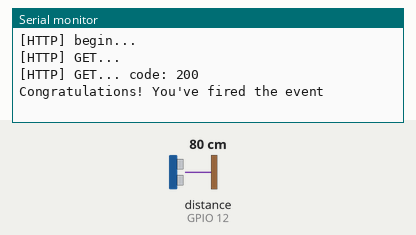
Recording of a sketch running on a simulated ESP32. Shown: the last lines printed to the serial monitor. Wiring (inferred from the names in the program): ultrasonic range finder: trigger GPIO 14; echo GPIO 12. The inputs (shaded band) are chosen by the test bench; at power-on: distance to the obstacle (sensor on GPIO 12) 80 cm. The echo pulse lasts 58.3 µs per cm; WiFi joins after 1.5 s; servers stay silent unless stated; web services answer with replies made up by the test bench.

Above: at 2.7 s.
2.8 s: distance to the obstacle (sensor on GPIO 12) set to 2 cm
At 2.89 s:
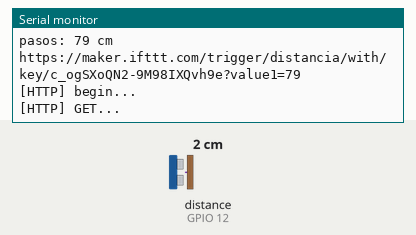
4.5 s: distance to the obstacle (sensor on GPIO 12) set to 4 cm
At 5.3 s:
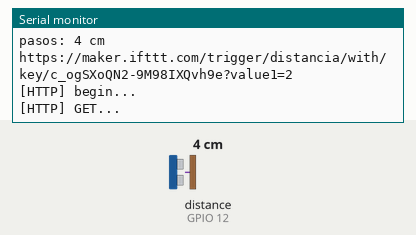
Timing chart, 0 to 7.5 s (numbered marks = the images above; inputs shaded):
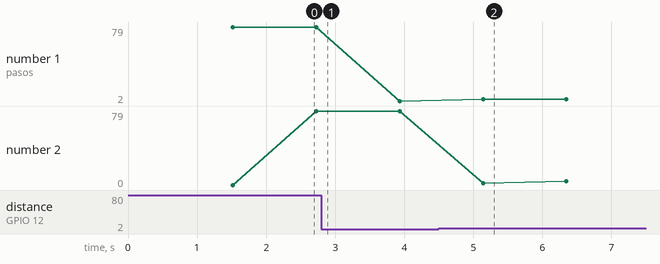

Measured:
- after the input at 4.5 s, the serial monitor: prints a new line after 0.64 s (image 2)
- plotted number 1: 2 → 4 after the input at 4.5 s
- plotted number 2: 79 → 4 after the input at 4.5 s

The sketch:

proyecto_google_sheets.ino
```cpp
#include <WiFi.h>
#include <HTTPClient.h>

#define trigPin 14  // Conecta Trig del sensor HC-SR04 a D32 en el ESP32
#define echoPin 12  // Conecta Echo del sensor HC-SR04 a D34 en el ESP32

const char *ssid = "Ejemplo";
const char *password = "contraseña";

String server = "https://maker.ifttt.com";
String eventName = "distancia";
String IFTTT_Key = "c_ogSXoQN2-9M98IXQvh9e";

int distancia = 0;

void setup() {
  Serial.begin(115200);
  delay(10);

  WiFi.begin(ssid, password);

  while (WiFi.status() != WL_CONNECTED) {
    delay(500);
    Serial.print(".");
  }

  if (WiFi.status() == WL_CONNECTED) {
    Serial.println("");
    Serial.println("WiFi Conectada.");
  } else {
    Serial.println("");
    Serial.println("Error al conectar a la red WiFi. Por favor verifica tus credenciales o la conexión.");
  }

  pinMode(trigPin, OUTPUT);
  pinMode(echoPin, INPUT);
}

void sendDataToSheet() {
  String url = "https://maker.ifttt.com/trigger/" + eventName + "/with/key/" + IFTTT_Key + "?value1=" + String(distancia) ;
  Serial.println(url);

  // Comienza a enviar datos a IFTTT
  HTTPClient http;
  Serial.print("[HTTP] begin...\n");
  http.begin(url); // HTTP

  Serial.print("[HTTP] GET...\n");
  // Iniciar la conexión y enviar la cabecera HTTP
  int httpCode = http.GET();
  // httpCode será negativo en caso de error
  if (httpCode > 0) {
    // La cabecera HTTP ha sido enviada y se ha manejado la respuesta del servidor
    Serial.printf("[HTTP] GET... code: %d\n", httpCode);
    // Archivo encontrado en el servidor
    if (httpCode == HTTP_CODE_OK) {
      String payload = http.getString();
      Serial.println(payload);
    }
  } else {
    Serial.printf("[HTTP] GET... failed, error: %s\n", http.errorToString(httpCode).c_str());
  }
  http.end();
}

void loop() {
  const int maxSets = 50;  // Número máximo de conjuntos a enviar
  int setsSent = 0;        // Contador de conjuntos enviados
  unsigned long startTime = millis();  // Tiempo de inicio

  while (setsSent < maxSets) {
    long duration, distance;

    // Generar un pulso ultrasónico
    digitalWrite(trigPin, LOW);
    delayMicroseconds(2);
    digitalWrite(trigPin, HIGH);
    delayMicroseconds(10);
    digitalWrite(trigPin, LOW);

    // Medir el tiempo que tarda en regresar el eco
    duration = pulseIn(echoPin, HIGH);

    // Calcular la distancia en centímetros
    distance = duration * 0.0343 / 2;

    // Mostrar la distancia en el monitor serial
    Serial.print("pasos: ");
    Serial.print(distance);
    Serial.println(" cm");


    // Enviar datos a IFTTT
    sendDataToSheet();

    // Actualizar valores
    distancia = distance;

    delay(1000);  // Esperar un segundo antes de la siguiente medición
    setsSent++;
  }

  delay(1200000);
}
```
